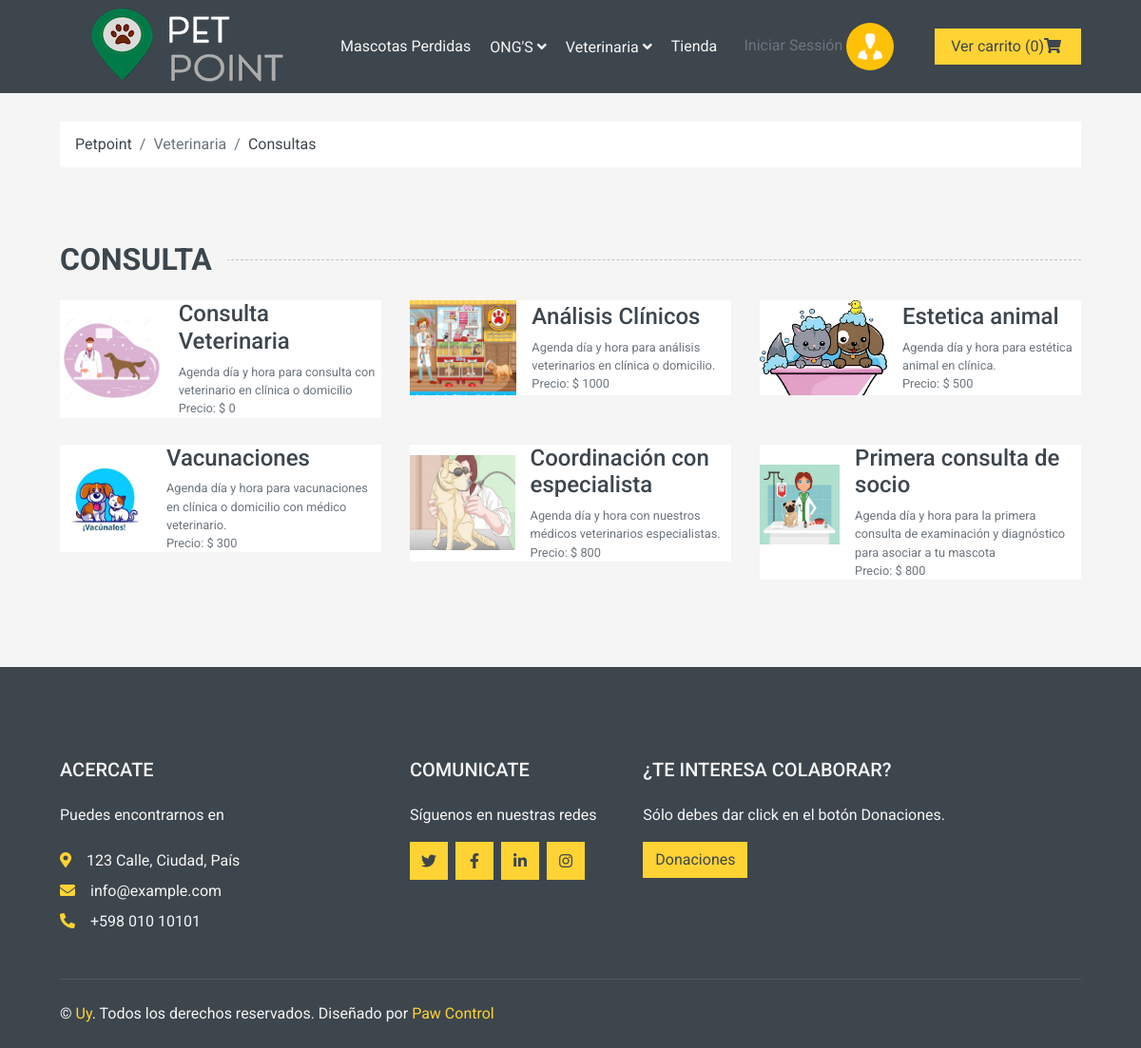
The app's page /View/ConsultaOnline.php with its own data.
### tables this page shows
CREATE TABLE `consulta` (
  `id_con` int(11) NOT NULL,
  `nombre_con` varchar(100) NOT NULL,
  `des_con` varchar(200) NOT NULL,
  `precio_con` double NOT NULL,
  `foto_con` varchar(200) NOT NULL
);

### View/ConsultaOnline.php (the view, shortened to what this page needs)
<?php
$db = new Conexion();
$con = $db->conectar();
$consulta = "SELECT * FROM consulta";
$resultado = mysqli_query($con, $consulta);
?>
<html lang="es">
<head>
    <link href="https://cdnjs.cloudflare.com/ajax/libs/font-awesome/5.10.0/css/all.min.css" rel="stylesheet">
    <link href="lib/animate/animate.min.css" rel="stylesheet">
    <link href="lib/owlcarousel/assets/owl.carousel.min.css" rel="stylesheet">
    <link href="../Css/style.css" rel="stylesheet">
</head>
<body>
    <?php include "BarrasYLibrerias/BarraNavegacion.php"; ?>
    <div class="container-fluid">
        <div class="row px-xl-5">
            <div class="col-12">
                <nav class="breadcrumb bg-light mb-30">
                    <a class="breadcrumb-item text-dark" href="Index.php">Petpoint</a>
                    <span class="breadcrumb-item active">Veterinaria</span>
                    <a class="breadcrumb-item text-dark" href="ConsultaOnline.php">Consultas</a>
                </nav>
            </div>
        </div>
    </div>
    <div class="container-fluid pt-5">
        <h2 class="section-title position-relative text-uppercase mx-xl-5 mb-4"><span class="bg-secondary pr-3">Consulta</span></h2>
        <div class="row px-xl-5 pb-3">
            <?php foreach ($resultado as $row) { ?>
                <div class="col-lg-4 col-md-4 col-sm-6 pb-1">
                    <a class="text-decoration-none" href="DetallesConsulta.php?id=<?php echo $row['id_con']; ?>">
                        <div class="cat-item d-flex align-items-center mb-4">
                            <div class="overflow-hidden" style="width: 200px; height: 100px;">
                                <img class="img-fluid" src="<?php echo substr($row['foto_con'], 3) ?>" alt="">
                            </div>
                            <div class="flex-fill pl-3">
                                <h4><?php echo $row['nombre_con']; ?></h4>
                                <div class="text-body"> <small> <?php echo $row['des_con']; ?></small></div>
                                <div class="text-body"> <small>Precio: $ <?php echo $row['precio_con']; ?></small></div>
                            </div>
                        </div>
                    </a>
                </div>
            <?php } ?>
        </div>
    </div>
    <?php
    include "BarrasYLibrerias/Footer.php";
    ?>
</body>
</html>

### records on screen
consulta: foto_con (picture), nombre_con "Consulta Veterinaria", des_con "Agenda día y hora para consulta con veterinario en clínica o domicilio", precio_con "0"
consulta: foto_con (picture), nombre_con "Análisis Clínicos", des_con "Agenda día y hora para análisis veterinarios en clínica o domicilio.", precio_con "1000"
consulta: foto_con (picture), nombre_con "Estetica animal", des_con "Agenda día y hora para estética animal en clínica.", precio_con "500"
consulta: foto_con (picture), nombre_con "Vacunaciones", des_con "Agenda día y hora para vacunaciones en clínica o domicilio con médico veterinario.", precio_con "300"
consulta: foto_con (picture), nombre_con "Coordinación con especialista", des_con "Agenda día y hora con nuestros médicos veterinarios especialistas.", precio_con "800"
consulta: foto_con (picture), nombre_con "Primera consulta de socio", des_con "Agenda día y hora para la primera consulta de examinación y diagnóstico para asociar a tu mascota", precio_con "800"

### other values on screen
$name "Iniciar Sessión"
